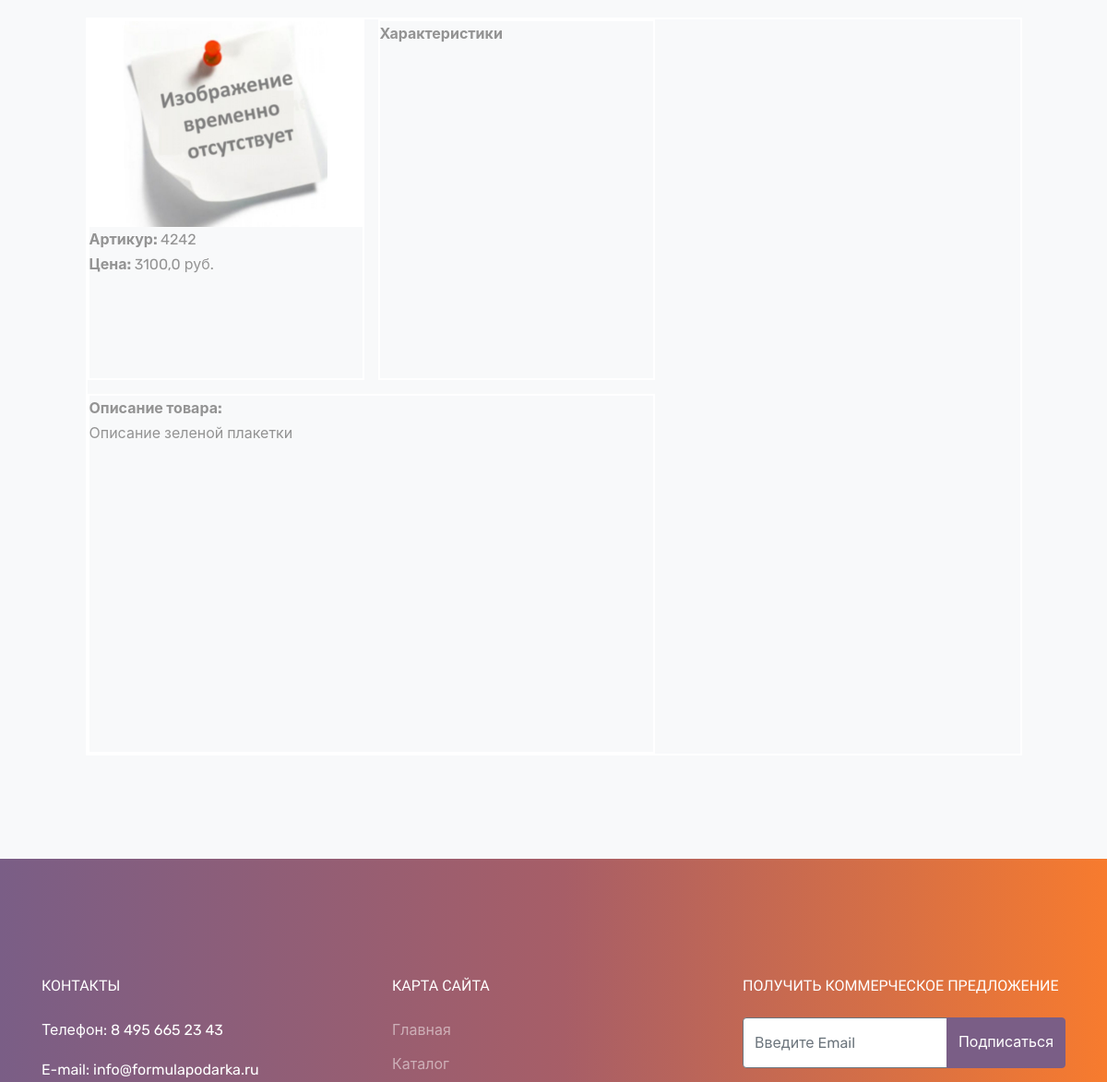
The page /catalog/panno-i-plaketki-s-barelefom/zelenaja-plaketka/ (middle part) on the database as committed earlier.
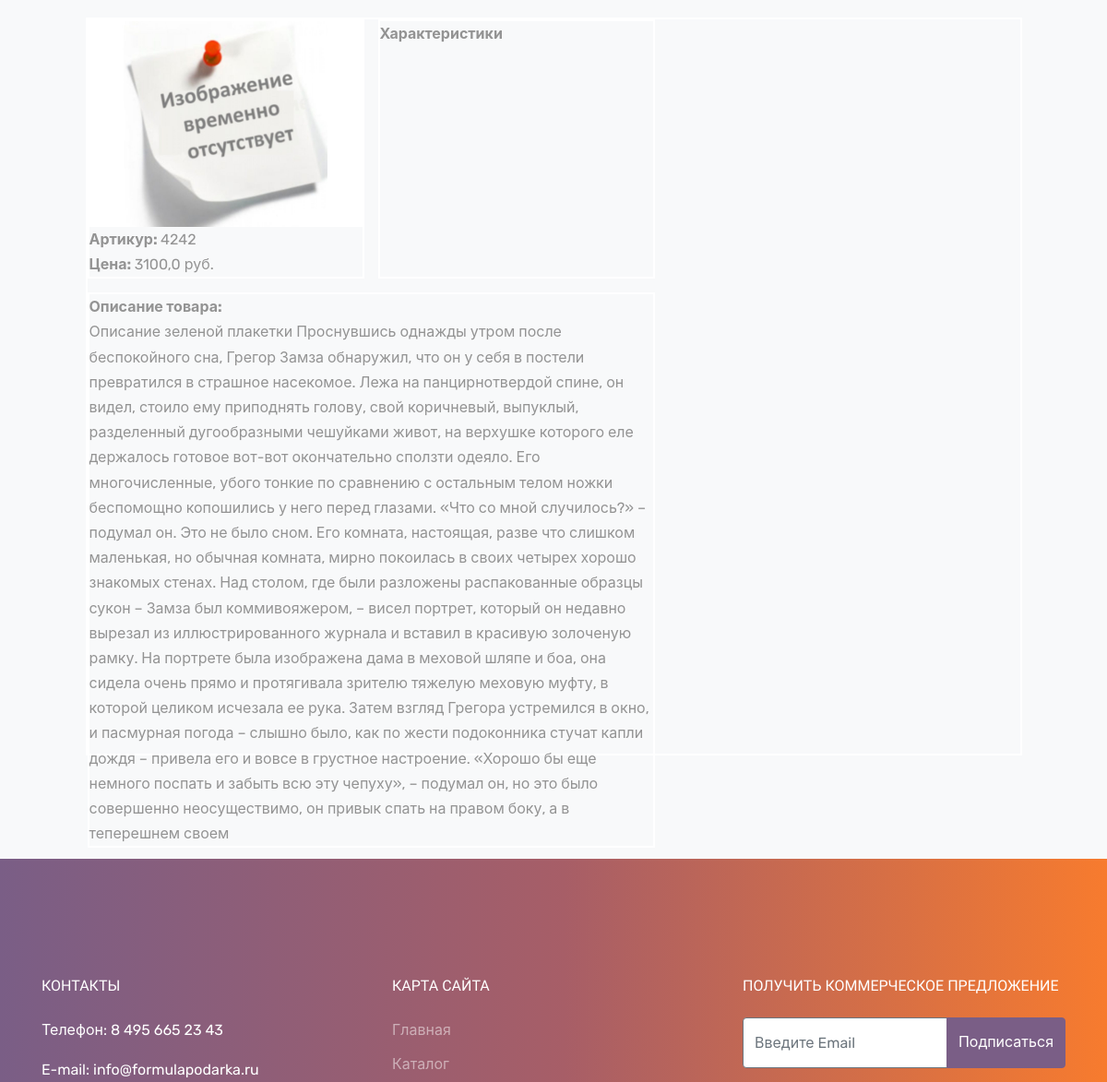
The same page on the database as committed later.
### formula/models.py (models this page shows, shortened)
class Product(models.Model):
    article = models.IntegerField()
    title = models.CharField(default='', max_length=50)
    description = models.TextField()
    price = models.FloatField()
    category = models.ForeignKey(Category, on_delete=models.PROTECT, null=True)
    slug = models.SlugField(default='', null=False, db_index=True)
    class Meta:
        verbose_name = 'Товар'
        verbose_name_plural = 'Товары'
    def __str__(self):
        return f'{self.title}'

### formula/views.py (the view)
# urls.py: path('catalog/<slug:category_slug>/<slug:product_slug>/', views.product, name='product-page'),
def product(request, category_slug, product_slug):
    categories = Category.objects.order_by('-id')
    products = Product.objects.order_by('-id')
    category_name = Category.objects.get(slug=category_slug).name.lower().capitalize()
    product_name = Product.objects.get(slug=product_slug).title.lower().capitalize()
    product_article = Product.objects.get(slug=product_slug).article
    product_description = Product.objects.get(slug=product_slug).description
    product_price = Product.objects.get(slug=product_slug).price
    context = {
        'categories': categories,
        'products': products,
        'category_slug': category_slug,
        'product_slug': product_slug,
        'category_name': category_name,
        'product_name': product_name,
        'product_article': product_article,
        'product_description': product_description,
        'product_price': product_price
    }
    return render(request, 'formula/product.html', context)

### formula/models.py (called while the page is built)
    def __str__(self):
        return f'{self.name}'

### formula/templates/formula/product.html (shortened to what this page needs)
{% extends 'base.html' %}
{% load static %}
{% block content %}
<br><br>
<br>
<div class="produkt">
    <div class="foto">
        <img src="{% static 'images/no-img.jpg' %}" alt="Фото {{product_name}}">
            <b>Артикур: </b>{{product_article}}
            <br>
            <b>Цена: </b> {{product_price}} руб.
    </div>
    <div class="info">
        <b>Характеристики</b>
    </div>
    <div class="description">
        <b>Описание товара:</b>
        <br>
        {{product_description}}
        <br>
    </div>
</div>
{% endblock %}

Rows that differ between the two databases and show on the page:
changed Product: description "Описание зеленой плакетки" → "Описание зеленой плакетки Проснувшись однажды утром после беспокойного сна, Грегор Замза обнаружил, что он у себя в постели превратился в страшное насекомое. Лежа на панцирнотвердой спине, он видел, стоило ему приподнять голову, свой коричневый, выпуклый, разделенный дугообразными чешуйками живот, на верхушке которого еле держалось готовое вот-вот окончательно сползти одеяло. Его многочисленные, убого тонкие по сравнению с остальным телом ножки беспомощно копошились у него перед глазами. «Что со мной случилось?» – подумал он. Это не было сном. Его комната, настоящая, разве что слишком маленькая, но обычная комната, мирно покоилась в своих четырех хорошо знакомых стенах. Над столом, где были…"
